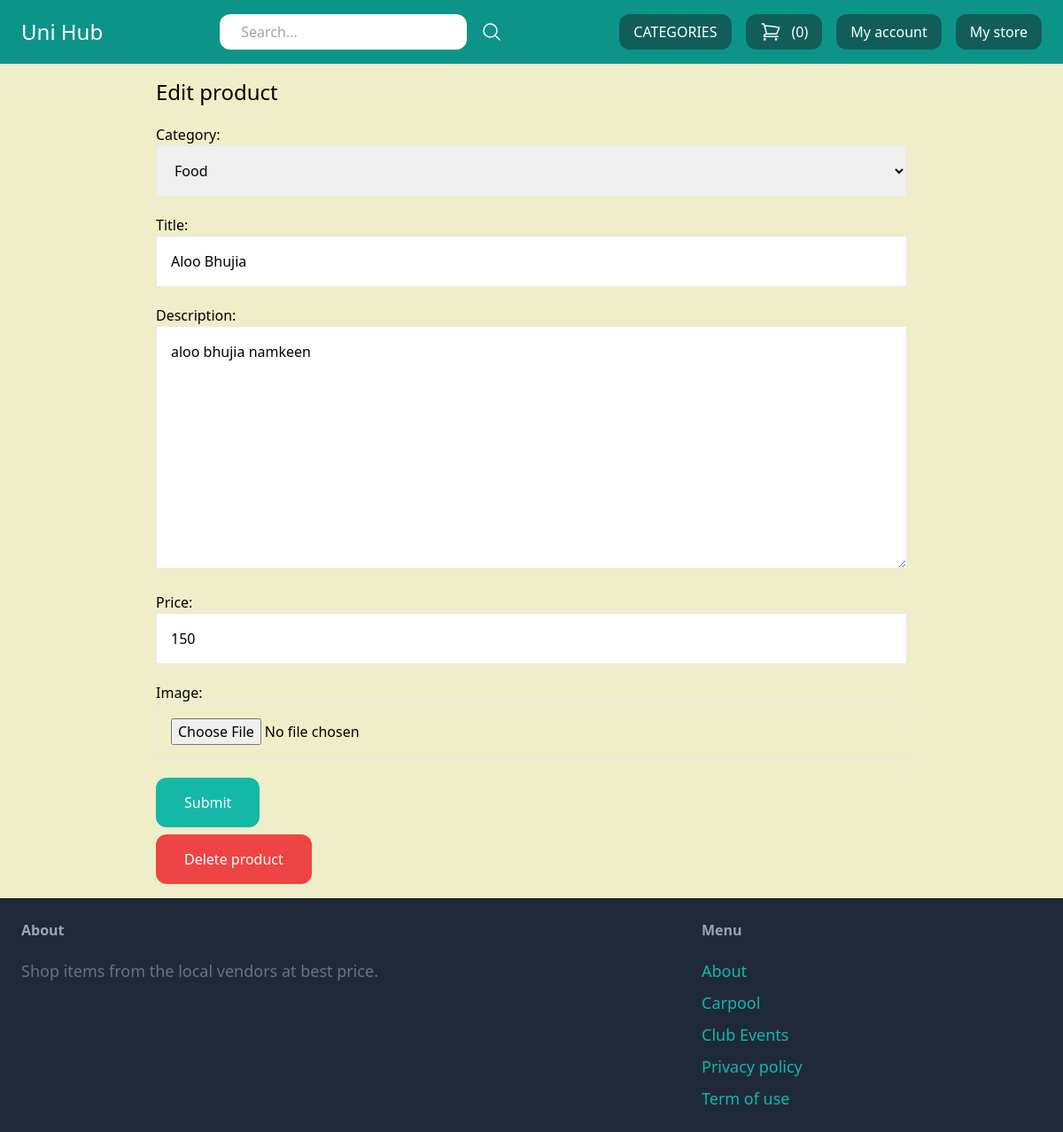
Page /my-store/edit-product/8/ (signed in) on the committed database.
### store/models.py (models this page shows, shortened)
class Product(models.Model):
    DRAFT = 'draft'
    WAITING_APPROVAL = 'waitingapproval'
    ACTIVE = 'active'
    DELETED = 'deleted'
    STATUS_CHOICES = (
        (DRAFT, 'Draft'),
        (WAITING_APPROVAL, 'Waiting approval'),
        (ACTIVE, 'Active'),
        (DELETED, 'Deleted'),
    )
    user = models.ForeignKey(User, related_name='products', on_delete=models.CASCADE)
    category = models.ForeignKey(Category, related_name='products', on_delete=models.CASCADE)
    title = models.CharField(max_length=50)
    slug = models.SlugField(max_length=50)
    description = models.TextField(blank=True)
    price = models.IntegerField()
    image = models.ImageField(upload_to='uploads/product_images/', blank=True, null=True)
    thumbnail = models.ImageField(upload_to='uploads/product_images/thumbnail', blank=True, null=True)
    created_at = models.DateTimeField(auto_now_add=True)
    updated_at = models.DateTimeField(auto_now=True)
    status = models.CharField(max_length=50, choices=STATUS_CHOICES, default=ACTIVE)
    class Meta:
        ordering = ('-created_at',)

class Category(models.Model):
    title = models.CharField(max_length=50)
    slug = models.SlugField(max_length=50)
    class Meta:
        verbose_name_plural = 'Categories'
    def __str__(self):
        return self.title

### userprofile/views.py (the view)
# urls.py: path('my-store/edit-product/<int:pk>/', views.edit_product, name='edit_product'),
@login_required
def edit_product(request, pk):
    product = Product.objects.filter(user=request.user).get(pk=pk)
    if request.method == 'POST':
        form = ProductForm(request.POST, request.FILES, instance=product)
        if form.is_valid():
            form.save()
            messages.success(request, 'The changes was saved!')
            return redirect('my_store')
    else:
        form = ProductForm(instance=product)
    return render(request, 'userprofile/product_form.html', {
        'title': 'Edit product',
        'product': product,
        'form': form
    })

### store/forms.py
class ProductForm(forms.ModelForm):
    class Meta:
        model = Product
        fields = ('category', 'title', 'description', 'price', 'image',)
        widgets = {
            'category': forms.Select(attrs={
                'class': 'w-full p-4 border border-gray-200'
            }),
            'title': forms.TextInput(attrs={
                'class': 'w-full p-4 border border-gray-200'
            }),
            'description': forms.Textarea(attrs={
                'class': 'w-full p-4 border border-gray-200'
            }),
            'price': forms.TextInput(attrs={
                'class': 'w-full p-4 border border-gray-200'
            }),
            'image': forms.FileInput(attrs={
                'class': 'w-full p-4 border border-gray-200'
            })
        }

### store/cart.py (called while the page is built)
    def __len__(self):
        return sum(item['quantity'] for item in self.cart.values())

### store/context_processors.py (called while the page is built)
def cart(request):
    return {'cart': Cart(request)}

### store/templatetags/menu.py (called while the page is built)
@register.inclusion_tag('core/menu.html')
def menu():
    categories = Category.objects.all()
    return {'categories': categories}

### userprofile/templates/userprofile/product_form.html (shortened to what this page needs)
{% extends 'core/base.html' %}
{% block content %}
    <h1 class="text-2xl">{{ title }}</h1>
    <form method="post" action="." enctype="multipart/form-data" class="space-y-5">
        {{ form.as_p }}
        <button class="py-4 px-8 rounded-xl bg-teal-500 text-white hover:bg-teal-800">Submit</button>
    </form>
    {% if product %}
        <a href="{% url 'delete_product' product.id %}" class="mt-2 inline-block rounded-xl py-4 px-8 bg-red-500 text-white">Delete product</a>
    {% endif %}
{% endblock %}

### rows in the picture
Product: category "Food", description "aloo bhujia namkeen", price "150"
Category: title "Aloo Bhujia"

### other values in the picture
{{ cart|length }} "0"
{{ title }} "Edit product"
